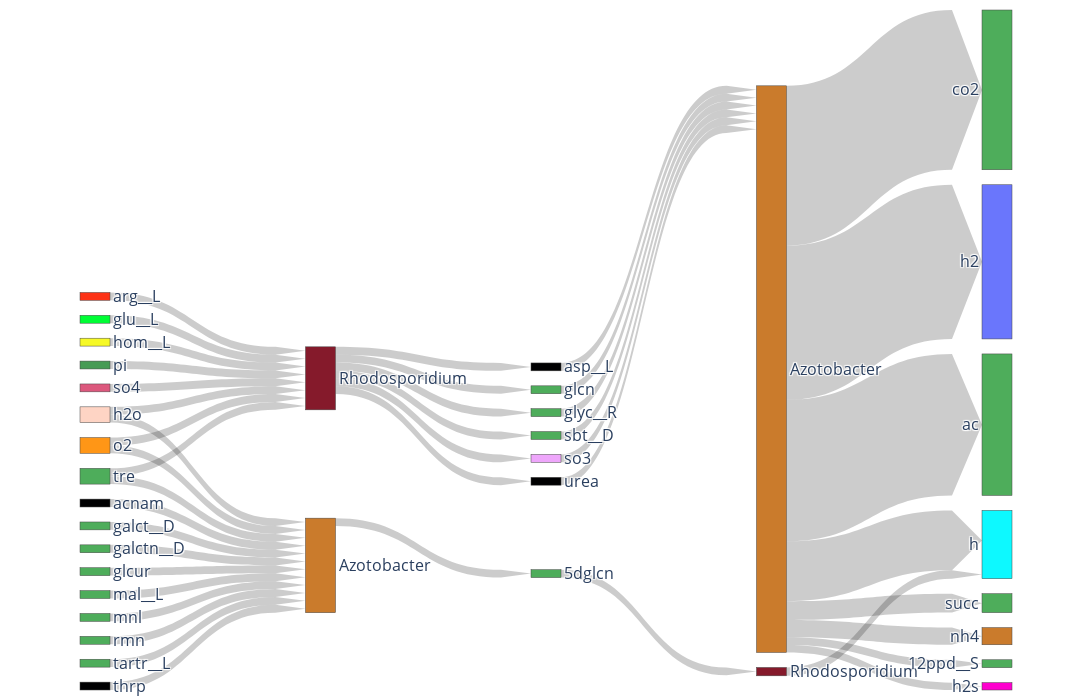

Write notebook code for a chart like this one.
### Code cell
# Display diagram in notebook
av_rt_viz_object.show()

### Figure 1 — Plotly figure (JSON) as saved in the notebook; plotly's stock layout.template omitted (floating-point values rounded to 4 significant figures; data arrays with more than 128 entries replaced by an {"elided": "..."} marker saying what was removed)
{"data": [{"arrangement": "freeform", "link": {"arrowlen": 30, "source": [2, 0, 31, 2, 50, 78, 82, 1, 2, 185, 186, 196, 1, 198, 200, 208, 1, 2, 221, 221, 2, 2, 3, 230, 251, 277, 2, 291, 291, 317, 346, 348, 1, 355, 1, 356, 2, 366, 374, 379, 379, 394, 1], "target": [5, 31, 3, 43, 0, 1, 2, 82, 109, 0, 0, 2, 196, 0, 1, 2, 208, 219, 0, 1, 222, 223, 223, 1, 0, 0, 284, 0, 1, 1, 0, 2, 348, 2, 355, 1, 362, 0, 0, 0, 1, 2, 394], "value": [99.96, 99.83, 99.87, 1796.0, 100.0, 100.0, 100.0, 100.0, 2028.0, 100.0, 100.1, 100.0, 99.94, 99.96, 100.0, 100.0, 99.98, 1957.0, 100.0, 100.0, 93.48, 760.7, 106.1, 100.0, 100.0, 100.0, 217.6, 99.95, 100.0, 100.0, 99.97, 100.0, 99.99, 100.0, 100.0, 100.0, 240.2, 100.0, 100.0, 100.1, 100.0, 99.65, 99.65]}, "node": {"color": {"elided": "405 str values"}, "label": {"elided": "405 str values"}, "pad": 15, "thickness": 30, "y": {"elided": "405 float values"}}, "type": "sankey", "valueformat": ".3f"}], "layout": {"font": {"size": 16}, "height": 700, "margin": {"b": 10, "t": 10}, "width": 1200}}
